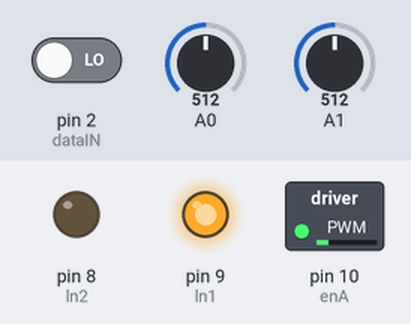
The sketch below on a simulated Arduino Uno, built with avr-gcc and run on an emulated ATmega328P. Parts: switched loads named in the sketch (green lamp = pin HIGH), output pins drawn as LEDs (lit = HIGH). The inputs (shaded band) are chosen by the test bench; at power-on: pin 2 (dataIN) LOW, A0 = 512, A1 = 512. What the sketch prints to the serial monitor is not drawn.

Above: at 0.49 s.
Timing chart, 0 to 0.6 s (numbered marks = the images above; inputs shaded):
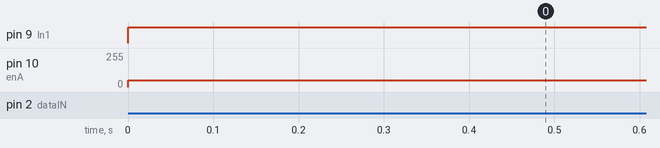

The sketch:

motor_generator_arduino.ino
```cpp
const int dataIN = 2; //IR sensor INPUT

unsigned long prevmillis; // To store time
unsigned long duration; // To store time difference
unsigned long refresh; // To store time for refresh of reading

int rpm; // RPM value


boolean currentstate; // Current state of IR input scan
boolean prevstate; // State of IR sensor in previous scan
int ln1 = 9;
int ln2 = 8;
int enA = 10;

float v_out = 0.0;
float v_in = 0.0;
float r1 = 30000.0;
float r2 = 7500.0;
int value = 0;

const int voltage = A0;
const int back_emf = A1;

const int min_val = 50;
const int diff = 5;
int i = min_val;

float measure_voltage(int sensor_pin)
{
  value = analogRead(sensor_pin);
  // Serial.println(value);
  v_out = (value * 5.0) / 1024.0;
  v_in = v_out / (r2/(r1+r2));
  // Serial.print("Input = ");
  // Serial.println(v_in);
  return v_in;
}

float measure_rpm(int dataIN)
{
  // RPM Measurement
  int rpm_value;

  currentstate = digitalRead(dataIN); // Read IR sensor state
  if( prevstate != currentstate) // If there is change in input
   {
     if( currentstate == HIGH ) // If input only changes from LOW to HIGH
       {
         duration = ( micros() - prevmillis ); // Time difference between revolution in microsecond
         rpm_value = (60000000/duration); // rpm = (1/ time millis)*1000*1000*60;
         prevmillis = micros(); // store time for nect revolution calculation
       }
   }
  prevstate = currentstate; // store this scan (prev scan) data for next scan

  // LCD Display
  if( ( millis()-refresh ) >= 100 )
    {
       return rpm_value;
       //Serial.println(rpm);
    }
}

void setup()
{

  pinMode(dataIN,INPUT);
  pinMode(ln1,OUTPUT);
  pinMode(ln2,OUTPUT);
  pinMode(enA,OUTPUT);
  prevmillis = 0;
  prevstate = LOW;
  Serial.begin(115200);
}
void loop()
{

  if(i<=255)
  {
    digitalWrite(ln1,HIGH);
    digitalWrite(ln2,LOW);

    analogWrite(enA,i);

    double prevtime = micros();
    while(micros() - prevtime <= 1000000)
    {
      // Serial.println(i);
      // Serial.println(micros() - prevtime);
      float rpm  = measure_rpm(dataIN);
      if (rpm <= -200 || rpm >= 200)
      {
        break;
      }

      float in_voltage = measure_voltage(voltage);
      float out_voltage = measure_voltage(back_emf);

      Serial.print("RPM ");
      Serial.println(rpm);
      Serial.print("Voltage_IN ");
      Serial.println(in_voltage);
      Serial.print("Voltage_OUT ");
      Serial.println(out_voltage);

    }
  }
  else
  {
    i = min_val - diff;
  }
  i = i + diff;
}
```
